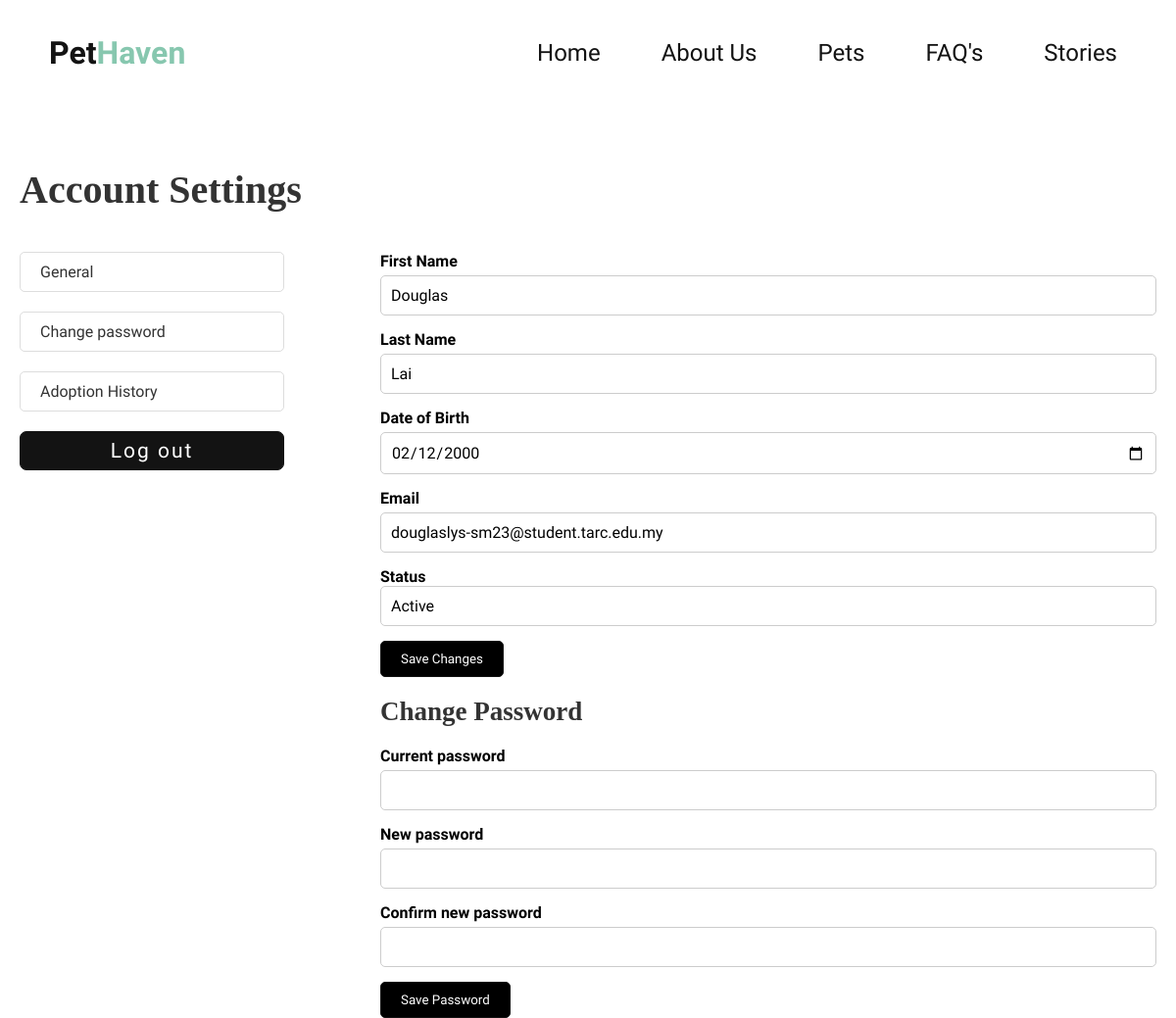
Screenshot of /HTML_PHP/profile.php (signed in) with the database file from the repository.
### tables this page shows
CREATE TABLE Member (
    MemberID INT AUTO_INCREMENT PRIMARY KEY,
    Username VARCHAR(50) NOT NULL,
    FirstName VARCHAR(50) NOT NULL,
    LastName VARCHAR(50) NOT NULL,
    DOB DATE,
    Email VARCHAR(100) UNIQUE NOT NULL,
    Password VARCHAR(255) NOT NULL,
    Status ENUM('Active','Inactive','Blacklisted') NOT NULL DEFAULT 'Inactive',
    BlacklistReason VARCHAR(255) DEFAULT NULL
);

### HTML_PHP/profile.php (the view, shortened to what this page needs)
<?php
include 'config.php';
$memberID = $_SESSION['MemberID'];
$query = "SELECT Username, FirstName, LastName, DOB, Email, Status FROM Member WHERE MemberID = ?";
$stmt = $conn->prepare($query);
$stmt->bind_param("i", $memberID);
$stmt->execute();
$result = $stmt->get_result();
$user = $result->fetch_assoc();
?>
<!DOCTYPE html>
<html lang="en">
<head>
    <link rel="stylesheet" href="../JSAndCSS/style.css" />
    <link rel="stylesheet" href="https://cdnjs.cloudflare.com/ajax/libs/scrollReveal.js/2.0.0/scrollReveal.js">
    <link rel="stylesheet"
        href="https://cdnjs.cloudflare.com/ajax/libs/font-awesome/6.5.2/css/all.min.css"
 />
</head>
<body>
    <nav>
        <a href="index.php" class="brand">
            <h1>Pet<b class="accent">Haven</b></h1>
        </a>
        <div class="menu">
            <a href="index.php">Home</a>
            <a href="AboutUs.php">About Us</a>
            <a href="Pets.php">Pets</a>
            <a href="FAQs.php">FAQ's</a>
            <a href="index.php#stories">Stories</a>
        </div>
    </nav>
    <div class="profile-container" id="account-general">
        <h4>Account Settings</h4>
    <div class="row">
        <div class="list-group-container">
            <div class="list-groups">
                <a class="list-group-item list-group-item-action" data-toggle="list" href="profile.php">General</a>
                <a class="list-group-item list-group-item-action" data-toggle="list" href="profile.php">Change password</a>
                <a class="list-group-item list-group-item-action" data-toggle="list" href="adoption_history.php">Adoption History</a>
                <a href="logout.php"><button class="logout-btn">Log out</button></a>
            </div>
        </div>
        <div class="content-section">
            <div class="profile-account">
                <div class="profile-card-body">
                <form method="POST" action="update_profile.php">
                    <div class="form-group">
                        <label class="form-label" for="first_name">First Name</label>
                        <input type="text" id="first_name" name="first_name" class="form-control" value="<?php echo htmlspecialchars($user['FirstName']); ?>" required>
                    </div>
                    <div class="form-group">
                        <label class="form-label" for="last_name">Last Name</label>
                        <input type="text" id="last_name" name="last_name" class="form-control" value="<?php echo htmlspecialchars($user['LastName']); ?>" required>
                    </div>
                    <div class="form-group">
                        <label class="form-label" for="dob">Date of Birth</label>
                        <input type="date" id="dob" name="dob" class="form-control" value="<?php echo htmlspecialchars($user['DOB']); ?>" required>
                    </div>
                    <div class="form-group">
                        <label class="form-label" for="email">Email</label>
                        <input type="email" id="email" name="email" class="form-control" value="<?php echo htmlspecialchars($user['Email']); ?>" required>
                    </div>
                    <div class="form-group">
                        <label class="form-label" for="status">Status</labe>
                        <input type="text" id="status" name="status" class="form-control" value="<?php
                        if ($user['Status'] == 'blacklisted') {
                            echo 'Blacklisted';
                        } else {
                            echo 'Active';
                        } ?>" readonly>
                    </div>
                    <button type="submit" class="save-btn">Save Changes</button>
                </form>
                </div>
            </div>
            <div class="password-change" id="account-change-password">
                <h5>Change Password</h5>
                <div class="password-card-body">
                    <form method="POST" action="update_password.php">
                        <div class="form-group">
                            <label class="form-label">Current password</label>
                            <input type="password" name="current_password" class="form-control" required>
                        </div>
                        <div class="form-group">
                            <label class="form-label">New password</label>
                            <input type="password" name="new_password" class="form-control" required>
                        </div>
                        <div class="form-group">
                            <label class="form-label">Confirm new password</label>
                            <input type="password" name="confirm_password" class="form-control" required>
                        </div>
                        <button type="submit" name="change_password" class="save-btn">Save Password</button>
                    </form>
                </div>
            </div>
            </div>
        </div>
</div>
</body>
</html>

### JSAndCSS/style.css (style rules this page uses)
a:link { text-decoration: none; }
* { margin: 0; padding: 0; box-sizing: border-box; font-family: "Nunito Sans", sans-serif; }
:root { --accent: #87c7af; --black: #131313; }
body { min-height: 100vh; }
nav { z-index: 999; position: fixed; top: 0; left: 0; width: 100%; display: flex; justify-content: space-between; align-items: center; color: var(--black); background-color: white; padding: 30px 50px; transition: all 0.4s ease-out; filter: drop-shadow(5px 5px 10px transparent); }
.brand { text-decoration: none; transition: all ease-in-out 0.3s; color: var(--black); }
.brand h1 { font-size: 32px; font-weight: 900; }
.accent { color: var(--accent) }
.menu { display: flex; justify-content: center; align-items: center; gap: 42px; }
.menu a { display: inline-block; position: relative; color: var(--black); text-decoration: none; font-size: 24px; font-weight: 400; border-radius: 32px; background-color: white; padding: 10px; transition: all 0.2s ease-out; }
.list-group-item { border: none; padding: 10px 20px; font-size: 16px; transition: background-color 0.3s ease; }
.form-control { border-radius: 6px; padding: 10px; border: 1px solid #ddd; font-size: 16px; }
.profile-container { max-width: 1200px; margin: 150px auto; padding: 20px; font-family: 'Arial', sans-serif; position: relative; }
.profile-container h4 { font-family: 'Arvo',serif; font-size: 40px; font-weight: bold; color: #333; margin-bottom: 20px; }
.list-group-container { margin-top: 20px; float: left; width: 25%; padding-right: 20px; }
.list-groups { display: flex; flex-direction: column; top: 20px; }
.list-group-item { padding: 10px 20px; border: 1px solid #ddd; border-radius: 5px; text-decoration: none; margin-bottom: 20px; color: #333; transition: background-color 0.3s, color 0.3s; }
.content-section { float: right; width: 70%; padding-left: 20px; }
.profile-card-body, .password-card-body { margin-top: 20px; }
.password-change { margin-top: 20px; }
.password-change h5 { font-family: 'Arvo',serif; font-size: 27px; font-weight: bold; margin-bottom: 15px; color: #333; }
.form-group { margin-bottom: 15px; }
.form-group label { display: block; font-weight: bold; margin-bottom: 5px; }
.form-group input { width: 100%; padding: 10px; border: 1px solid #ccc; border-radius: 5px; }
.save-btn { background-color: black; color: white; padding: 10px 20px; border-radius: 5px; text-decoration: none; margin-right: 10px; border: 1px solid var(--black); transition: all 0.2s ease-out; cursor: pointer; }
.logout-btn { margin-left: 0px; width: 270px; height: 40px; background-color: var(--black); font-size: 21px; color: white; border-radius: 7px; border: 1px solid var(--black); transition: all 0.2s ease-out; cursor: pointer; letter-spacing: 2px; }

### rows the page displays
member: first_name "Douglas", last_name "Lai", dob "02/12/2000", email "douglaslys-sm23@student.tarc.edu.my", status "Active"
